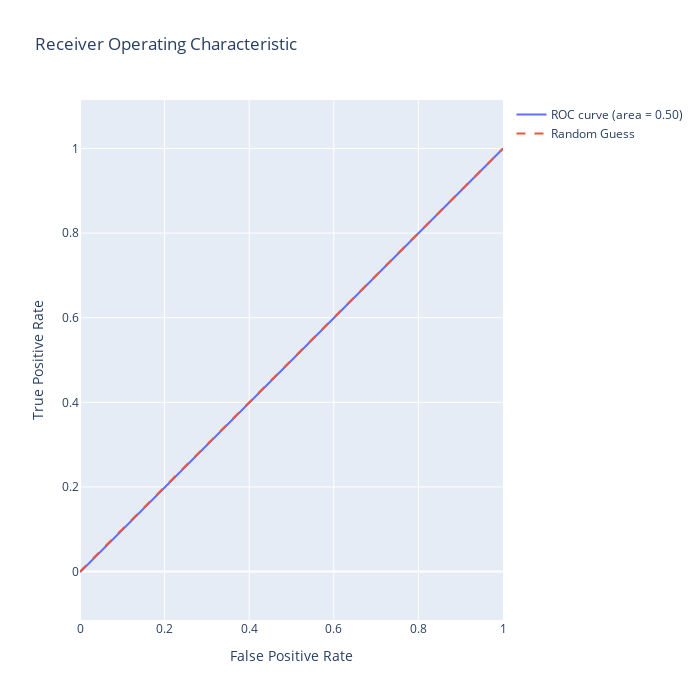
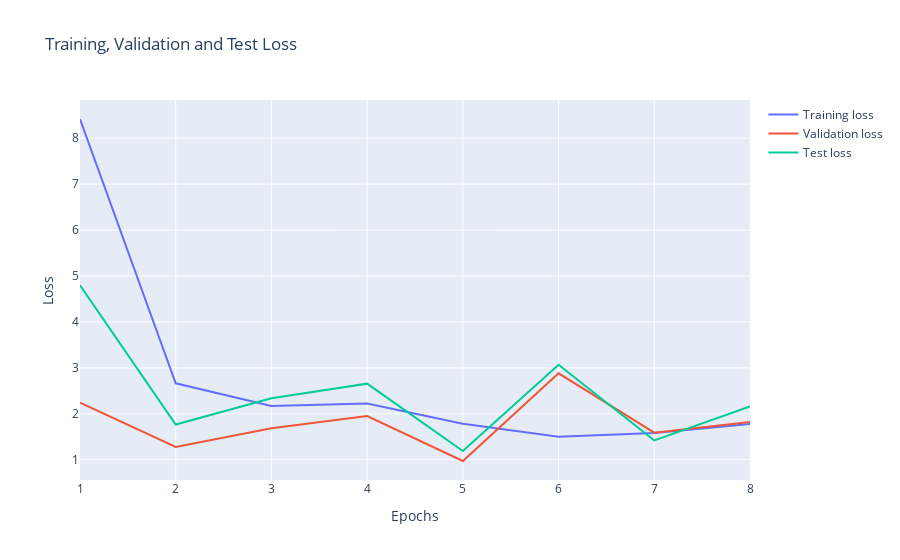

The notebook cell these images were saved under, in order:
### Code cell
full_predictions = run_predictions(holdout_df, output_dir)
model_training_diagnostics(full_predictions, output_dir)

### Figure 1 — Plotly figure (JSON) as saved in the notebook; plotly's stock layout.template omitted (floating-point values rounded to 4 significant figures)
{"data": [{"mode": "lines", "name": "ROC curve (area = 0.50)", "type": "scatter", "x": [0, 0.001946, 1], "y": [0, 0, 1]}, {"line": {"dash": "dash"}, "mode": "lines", "name": "Random Guess", "type": "scatter", "x": [0, 1], "y": [0, 1]}], "layout": {"height": 700, "title": {"text": "Receiver Operating Characteristic"}, "width": 700, "xaxis": {"autorange": true, "constrain": "domain", "domain": [0, 1], "range": [0, 1], "title": {"text": "False Positive Rate"}, "type": "linear"}, "yaxis": {"autorange": true, "domain": [0, 1], "range": [-0.1436, 1.144], "scaleanchor": "x", "scaleratio": 1, "title": {"text": "True Positive Rate"}, "type": "linear"}}}

### Figure 2 — Plotly figure (JSON) as saved in the notebook; plotly's stock layout.template omitted (floating-point values rounded to 4 significant figures)
{"data": [{"mode": "lines", "name": "Training loss", "type": "scatter", "x": [1, 2, 3, 4, 5, 6, 7, 8], "y": [8.417, 2.665, 2.172, 2.223, 1.782, 1.501, 1.582, 1.78]}, {"mode": "lines", "name": "Validation loss", "type": "scatter", "x": [1, 2, 3, 4, 5, 6, 7, 8], "y": [2.242, 1.281, 1.688, 1.952, 0.9732, 2.882, 1.591, 1.822]}, {"mode": "lines", "name": "Test loss", "type": "scatter", "x": [1, 2, 3, 4, 5, 6, 7, 8], "y": [4.798, 1.768, 2.34, 2.657, 1.19, 3.068, 1.42, 2.163]}], "layout": {"autosize": true, "title": {"text": "Training, Validation and Test Loss"}, "xaxis": {"autorange": true, "range": [1, 8], "title": {"text": "Epochs"}, "type": "linear"}, "yaxis": {"autorange": true, "range": [0.5597, 8.831], "title": {"text": "Loss"}, "type": "linear"}}}
